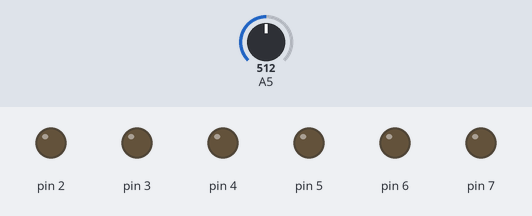
This sketch was run on a simulated Arduino Uno, built with avr-gcc and run on an emulated ATmega328P. On the bench: output pins drawn as LEDs (lit = HIGH). Inputs (shaded band) come from the test bench; at power-on: A5 = 512. What the sketch prints to the serial monitor is not drawn. At 2.1 s the program stops and its outputs stay as they are.

Above: at 0.1 s.
At 1.3 s:
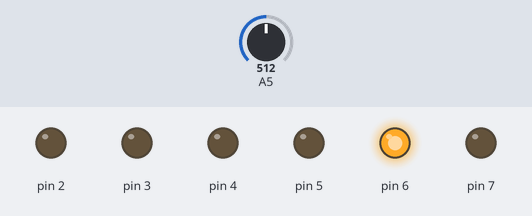
At 1.7 s:
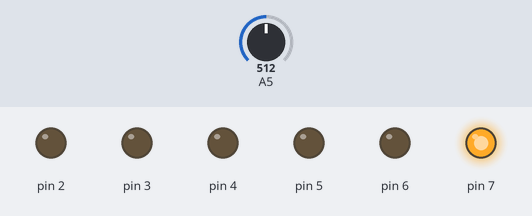
Timing chart, 0 to 3.2 s (numbered marks = the images above):
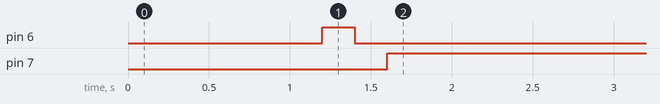

Measured:
- by itself, pin 6: LOW → HIGH at 1.2 s, → LOW 0.20 s later
- by itself, pin 7: LOW → HIGH at 1.6 s

The sketch:

air_mini_project2.ino
```cpp
#include <Arduino.h>
#include <MsTimer2.h>

#define OPEN 1
#define CLOSE 0

#define intake 6
#define exhaust 7

unsigned long looptime;
volatile int data[850];
volatile int index = 0;

void push(int datam){
  if(index >= 800) {MsTimer2::stop();}
  data[index++] = datam;
}

void sampling() {
  push(analogRead(A5));
}

void setup() {
  DDRD = DDRD | B11111100;
  pinMode(A5, INPUT);

  Serial.begin(115200);
  delay(1000);

  MsTimer2::set(1, sampling);
  MsTimer2::start();
}

void loop() {
  index = 0;
  looptime = millis();

  PORTD = B00000000 | (PORTD & B00000011);
  while((long)(millis() - looptime) < 200UL) {
    delayMicroseconds(1);
  }

  PORTD = B01000000 | (PORTD & B00000011);
  while((long)(millis() - looptime) < 400UL) {
    delayMicroseconds(1);
  }

  PORTD = B00000000 | (PORTD & B00000011);
  while((long)(millis() - looptime) < 600UL) {
    delayMicroseconds(1);
  }

  PORTD = B10000000 | (PORTD & B00000011);
  while((long)(millis() - looptime) < 800UL) {
    delayMicroseconds(1);
  }

  for(int i=0; i<index; i++) {
    Serial.println(data[i]);
  }
  while(true);
}
```
